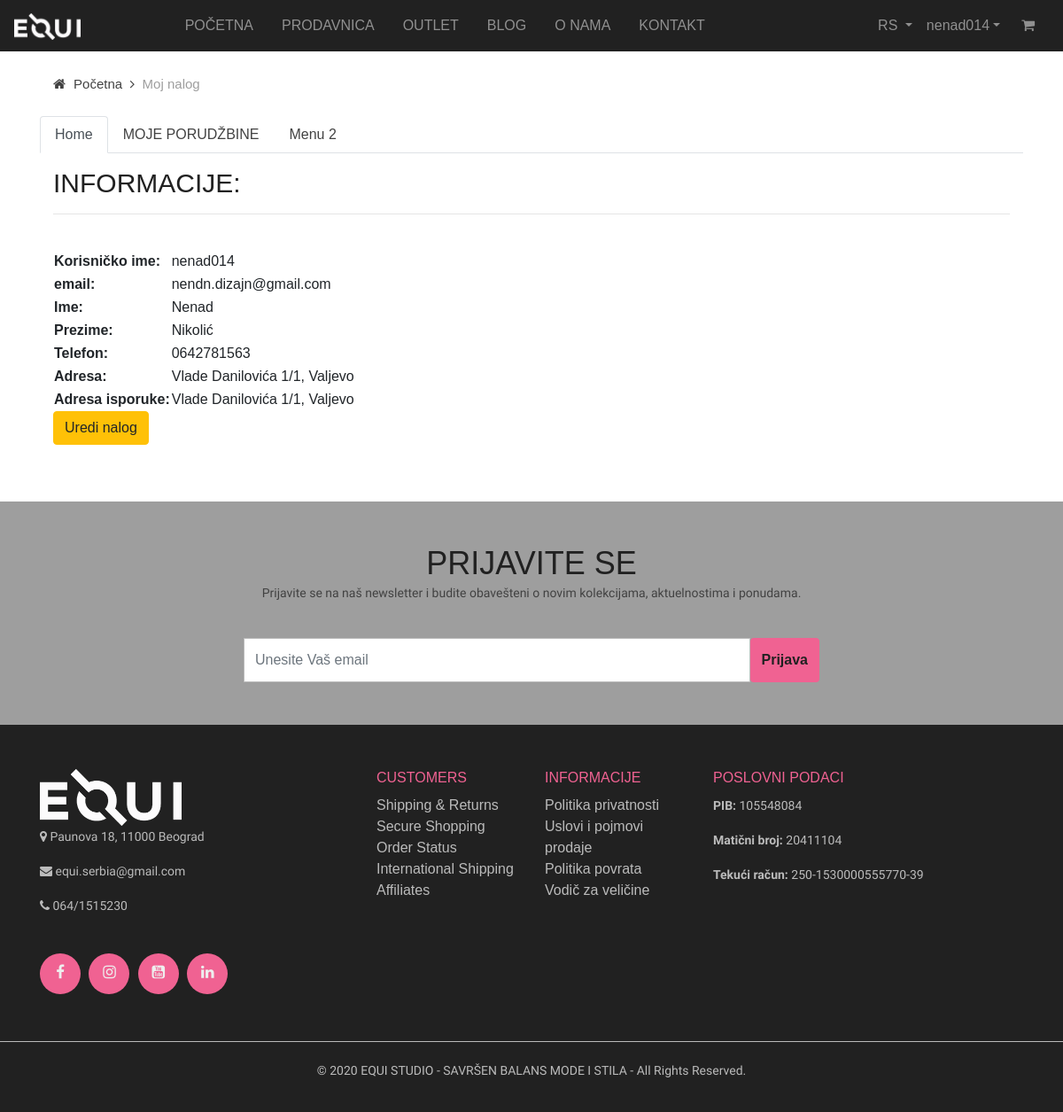
/user.view.php (signed in), run on the app's committed database.
### tables this page shows
CREATE TABLE `user` (
  `user_id` int(10) NOT NULL,
  `name` varchar(50) NOT NULL,
  `email` varchar(50) NOT NULL,
  `password` varchar(256) NOT NULL,
  `fname` varchar(50) DEFAULT NULL,
  `lname` varchar(50) DEFAULT NULL,
  `phone` varchar(50) DEFAULT NULL,
  `address` varchar(50) DEFAULT NULL,
  `delivery_address` varchar(50) DEFAULT NULL,
  `created` datetime NOT NULL DEFAULT current_timestamp()
);

### bootstrap.php (called while the page is built, shortened)
<?php
require_once 'class/User.class.php';
$db = new Connection();
$conn = $db->connection();
$user = new User($conn);

### class/User.class.php (called while the page is built, shortened)
<?php
class User {
    private $conn;
    public function __construct($conn)
    {
        $this->conn = $conn;
    }
    public function show($id) {
        $sql = "SELECT * FROM user WHERE user_id = ?";
        $query = $this->conn->prepare($sql);
        $query->execute([$id]);
        $result = $query->fetch(PDO::FETCH_OBJ);
        return $result;
    }
}

### user.view.php (the view, shortened to what this page needs)
<?php require_once 'inc/top.inc.php'; ?>
<?php require_once 'inc/navbar.inc.php'; ?>
<?php
    if(!isset($_SESSION['loggedUser'])) {
        header('Location: index.php');
    } else {
        $single = $user->show($_SESSION['loggedUser']->user_id);
    }
?>
<div class="container pt-5 pb-5">
    <div class="breadcrumb-option">
        <div class="container">
            <div class="row">
                <div class="col-lg-12">
                    <div class="breadcrumb__links">
                        <a href="index.php">
                            <i class="fa fa-home"></i>
                            Početna</a>
                            <span>Moj nalog</span>
                    </div>
                </div>
            </div>
        </div>
    </div>
    <br>
    <ul class="nav nav-tabs">
    <li class="nav-item">
        <a class="nav-link active" data-toggle="tab" href="#home">Home</a>
    </li>
    <li class="nav-item">
        <a class="nav-link" data-toggle="tab" href="#menu1">MOJE PORUDŽBINE</a>
    </li>
    <li class="nav-item">
        <a class="nav-link" data-toggle="tab" href="#menu2">Menu 2</a>
    </li>
    </ul>
    <div class="tab-content pt-3 pb-3">
    <div class="tab-pane container active" id="home">
        <h3>INFORMACIJE: </h3>
        <hr>
        <br>
        <table>
            <tr>
                <td><strong>Korisničko ime: </strong></td>
                <td><?php echo $single->name; ?></td>
            </tr>
            <tr>
                <td><strong>email: </strong></td>
                <td><?php echo $single->email; ?></td>
            </tr>
            <tr>
                <td><strong>Ime: </strong></td>
                <td><?php echo $single->fname; ?></td>
            </tr>
            <tr>
                <td><strong>Prezime: </strong></td>
                <td><?php echo $single->lname; ?></td>
            </tr>
            <tr>
                <td><strong>Telefon: </strong></td>
                <td><?php echo $single->phone; ?></td>
            </tr>
            <tr>
                <td><strong>Adresa: </strong></td>
                <td><?php echo $single->address; ?></td>
            </tr>
            <tr>
                <td><strong>Adresa isporuke: </strong></td>
                <td><?php echo $single->delivery_address; ?></td>
            </tr>
        </table>
        <a href="edit.user.view.php" class="btn btn-warning">Uredi nalog</a>
    </div>
    </div>
</div>
<?php require_once 'inc/bottom.inc.php'; ?>

### assets/css/style.css (style rules this page uses)
body { font-family: 'Montserrat', sans-serif; height: 100%; }
h1, h2, h3, h4, h5, h6 { color: #212121; margin: 0; font-weight: 400; }
h3, .h3 { font-size: 30px; }
a { color: #424242; }
ul, ol { padding: 0; margin: 0; }
.breadcrumb-option { padding-top: 35px; }
.breadcrumb__links a { font-size: 15px; font-weight: 500; color: #424242; margin-right: 18px; display: inline-block; position: relative; }
.breadcrumb__links a:after { position: absolute; right: -14px; top: 0; content: ""; font-family: "FontAwesome"; }
.breadcrumb__links a i { margin-right: 5px; }
.breadcrumb__links span { font-size: 15px; font-weight: 500; color: #9e9e9e; display: inline-block; }

### data on the page
user: name "nenad014", email "nendn.dizajn@gmail.com", fname "Nenad", lname "Nikolić", phone "0642781563", address "Vlade Danilovića 1/1, Valjevo", delivery_address "Vlade Danilovića 1/1, Valjevo"

### other printed values
$_SESSION['loggedUser']->name "nenad014"
